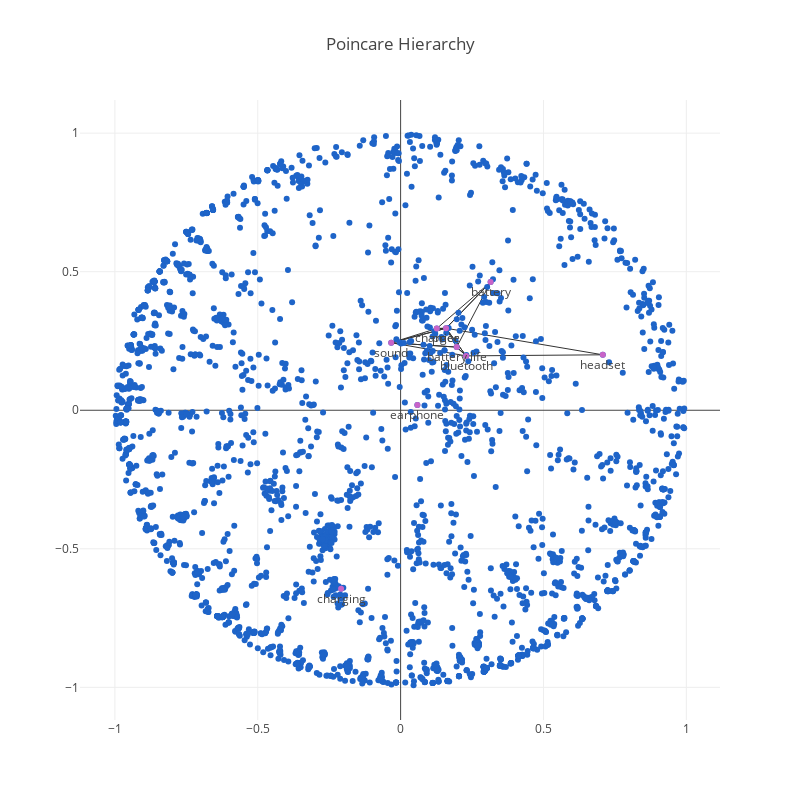

Here is the notebook cell this chart was saved with:
### Code cell
iplot(fig)

### Figure 1 — Plotly figure (JSON) as saved in the notebook; plotly's stock layout.template omitted (floating-point values rounded to 4 significant figures; data arrays with more than 128 entries replaced by an {"elided": "..."} marker saying what was removed)
{"data": [{"hoverinfo": false, "line": {"color": "rgb(50,50,50)", "width": 1}, "mode": "line", "type": "scatter", "x": [0.315, 0.1264, null, 0.2293, 0.1591, null, 0.2293, 0.1961, null, 0.1264, -0.03285, null, 0.1591, 0.1591, null, 0.7076, 0.2293, null, 0.1591, 0.1264, null, 0.1961, -0.03285, null, 0.315, 0.1591, null, 0.7076, 0.7076, null, 0.1591, 0.315, null, -0.03285, 0.1961, null, 0.1591, 0.2293, null, 0.1591, -0.03285, null, -0.03285, 0.1591, null, 0.1264, 0.1591, null, 0.1591, 0.7076, null, 0.1961, 0.2293, null, 0.315, 0.1961, null, 0.2293, -0.03285, null, 0.315, 0.315, null, -0.03285, -0.03285, null, 0.1591, 0.1961, null], "y": [0.4624, 0.2949, null, 0.1962, 0.2959, null, 0.1962, 0.2279, null, 0.2949, 0.2435, null, 0.2959, 0.2959, null, 0.2001, 0.1962, null, 0.2959, 0.2949, null, 0.2279, 0.2435, null, 0.4624, 0.2959, null, 0.2001, 0.2001, null, 0.2959, 0.4624, null, 0.2435, 0.2279, null, 0.2959, 0.1962, null, 0.2959, 0.2435, null, 0.2435, 0.2959, null, 0.2949, 0.2959, null, 0.2959, 0.2001, null, 0.2279, 0.1962, null, 0.4624, 0.2279, null, 0.1962, 0.2435, null, 0.4624, 0.4624, null, 0.2435, 0.2435, null, 0.2959, 0.2279, null]}, {"marker": {"color": "rgb(30, 100, 200)"}, "mode": "markers", "text": {"elided": "2707 str values"}, "textposition": "bottom", "type": "scatter", "x": {"elided": "2707 float values"}, "y": {"elided": "2707 float values"}}, {"marker": {"color": "rgb(200, 100, 200)"}, "mode": "markers+text", "text": ["battery", "sound", "bluetooth", "headset", "price", "battery life", "charging", "charger", "earphone"], "textposition": "bottom", "type": "scatter", "x": [0.315, -0.03285, 0.2293, 0.7076, 0.1591, 0.1961, -0.2084, 0.1264, 0.05863], "y": [0.4624, 0.2435, 0.1962, 0.2001, 0.2959, 0.2279, -0.6443, 0.2949, 0.01899]}], "layout": {"height": 800, "hovermode": "closest", "showlegend": false, "title": "Poincare Hierarchy", "width": 800}}
